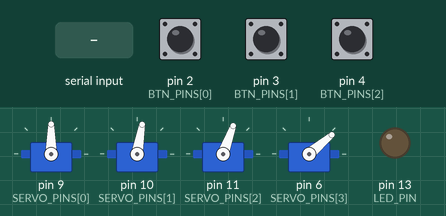
The sketch below on a simulated Arduino Uno, built with avr-gcc and run on an emulated ATmega328P. On the bench: 4 × servo, output pins drawn as LEDs (lit = HIGH). Dashed ring = blinking. The inputs (shaded band) are chosen by the test bench; at power-on: pin 2 (BTN_PINS[0]) HIGH, pin 3 (BTN_PINS[1]) HIGH, pin 4 (BTN_PINS[2]) HIGH. What the sketch prints to the serial monitor is not drawn.

Above: at 1.7 s.
1.8 s: "NOTFOUND,1\n" received over Serial
At 1.86 s:
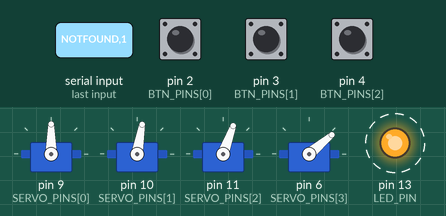
4.8 s: pin 2 (BTN_PINS[0]) pulled LOW for 0.15 s
Timing chart, 0 to 7.8 s (numbered marks = the images above; inputs shaded):
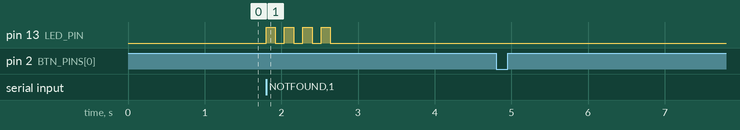

Measured:
- after the input at 1.8 s, pin 13 (LED_PIN): alternates HIGH for 0.12 s and LOW for 0.12 s, 8 changes in all, then stays LOW, starting at once
- after the input at 4.8 s, every drawn part: stays the same

The sketch:

robot_arm_uno.ino
```cpp
/*
  ChromaPick - Arduino (ATmega328P / Uno) robot arm controller
  ------------------------------------------------------------
  Buttons (to GND, INPUT_PULLUP): D2 = BTN1 RED, D3 = BTN2 BLUE, D4 = BTN3 GREEN
  Servos (4):  D9 = base, D10 = shoulder, D11 = elbow, D6 = gripper
  LED: D13 (built-in)

  IMPORTANT
   - Power the servos from an EXTERNAL 5-6V supply (2A+), NOT the Arduino 5V pin.
   - Join the external supply GND with Arduino GND.
   - D0 / D1 are used by USB serial, do not connect anything there.
   - Close Arduino Serial Monitor before using the web page (only one app can use the COM port).

  Protocol (115200 baud)
   Arm -> PC :  BTN1 / BTN2 / BTN3   (button pressed)
                DONE                 (pick finished)
   PC -> Arm :  PICK,RED,320,240     (color, camera pixel x, y in a 640x480 frame)
                NOTFOUND,RED
*/

#include <Servo.h>

// ------------------------- PINS -------------------------
const int BTN_PINS[3] = {2, 3, 4};
const char* BTN_NAMES[3] = {"BTN1", "BTN2", "BTN3"};
const int SERVO_PINS[4] = {9, 10, 11, 6};     // base, shoulder, elbow, gripper
const int LED_PIN = 13;

// ------------------------- CALIBRATION (tune these!) -------------------------
// Camera frame is 640 x 480. Camera must stay fixed.
const int BASE_AT_X0   = 150;   // base angle when ball is at x = 0   (left of image)
const int BASE_AT_X640 = 30;    // base angle when ball is at x = 640 (right of image)
                                // if arm turns the wrong way, swap these two numbers

// Reach: y = 0 is far from camera bottom edge... set by trial. Two reference poses:
const int SH_AT_Y0   = 60,  EL_AT_Y0   = 50;    // pose for ball at y = 0
const int SH_AT_Y480 = 110, EL_AT_Y480 = 100;   // pose for ball at y = 480

const int GRIP_OPEN = 40, GRIP_CLOSED = 110;    // gripper angles
const int LIFT_SH = 80,  LIFT_EL = 70;          // "arm raised" pose while carrying

// Drop position per color: base, shoulder, elbow
struct Pose { int b, s, e; };
const Pose DROP_RED   = {20,  90, 90};
const Pose DROP_BLUE  = {90,  90, 90};
const Pose DROP_GREEN = {160, 90, 90};

const Pose HOME = {90, 80, 70};
const int STEP_DELAY = 15;                      // ms per degree (bigger = slower, smoother)
// -----------------------------------------------------------------------------

Servo sv[4];
int cur[4] = {90, 80, 70, GRIP_OPEN};           // current angles
bool lastState[3] = {HIGH, HIGH, HIGH};
unsigned long lastChange[3] = {0, 0, 0};
const unsigned long DEBOUNCE_MS = 40;
String rx = "";

// Smoothly move all 4 servos to target angles
void moveTo(int b, int s, int e, int g) {
  int tgt[4] = {constrain(b, 0, 180), constrain(s, 0, 180), constrain(e, 0, 180), constrain(g, 0, 180)};
  bool moving = true;
  while (moving) {
    moving = false;
    for (int i = 0; i < 4; i++) {
      if (cur[i] < tgt[i]) { cur[i]++; moving = true; }
      else if (cur[i] > tgt[i]) { cur[i]--; moving = true; }
      sv[i].write(cur[i]);
    }
    delay(STEP_DELAY);
  }
}

void goHome() { moveTo(HOME.b, HOME.s, HOME.e, cur[3]); }

// ------------------------- PICK & PLACE -------------------------
void pickBall(String color, int x, int y) {
  x = constrain(x, 0, 640);
  y = constrain(y, 0, 480);

  int baseAngle = map(x, 0, 640, BASE_AT_X0, BASE_AT_X640);
  int shAngle   = map(y, 0, 480, SH_AT_Y0, SH_AT_Y480);
  int elAngle   = map(y, 0, 480, EL_AT_Y0, EL_AT_Y480);

  Pose drop = DROP_RED;
  if (color == "BLUE") drop = DROP_BLUE;
  else if (color == "GREEN") drop = DROP_GREEN;

  moveTo(cur[0], LIFT_SH, LIFT_EL, GRIP_OPEN);           // raise + open gripper
  moveTo(baseAngle, LIFT_SH, LIFT_EL, GRIP_OPEN);        // turn above the ball
  moveTo(baseAngle, shAngle, elAngle, GRIP_OPEN);        // lower to the ball
  delay(300);
  moveTo(baseAngle, shAngle, elAngle, GRIP_CLOSED);      // grab
  delay(400);
  moveTo(baseAngle, LIFT_SH, LIFT_EL, GRIP_CLOSED);      // lift
  moveTo(drop.b, LIFT_SH, LIFT_EL, GRIP_CLOSED);         // go above drop zone
  moveTo(drop.b, drop.s, drop.e, GRIP_CLOSED);           // lower
  delay(300);
  moveTo(drop.b, drop.s, drop.e, GRIP_OPEN);             // release
  delay(300);
  moveTo(drop.b, LIFT_SH, LIFT_EL, GRIP_OPEN);           // lift
  goHome();
}

// ------------------------- SETUP / LOOP -------------------------
void setup() {
  Serial.begin(115200);                                  // must match the web page (115200)
  for (int i = 0; i < 3; i++) pinMode(BTN_PINS[i], INPUT_PULLUP);
  pinMode(LED_PIN, OUTPUT);

  for (int i = 0; i < 4; i++) {
    sv[i].attach(SERVO_PINS[i]);
    sv[i].write(cur[i]);
  }
  delay(500);
  goHome();
}

void blinkError() {
  for (int i = 0; i < 4; i++) {
    digitalWrite(LED_PIN, HIGH); delay(120);
    digitalWrite(LED_PIN, LOW);  delay(120);
  }
}

void handleLine(String line) {
  line.trim();
  if (line.startsWith("PICK,")) {
    int c1 = line.indexOf(',');
    int c2 = line.indexOf(',', c1 + 1);
    int c3 = line.indexOf(',', c2 + 1);
    if (c1 < 0 || c2 < 0 || c3 < 0) return;
    String color = line.substring(c1 + 1, c2);
    int x = line.substring(c2 + 1, c3).toInt();
    int y = line.substring(c3 + 1).toInt();

    digitalWrite(LED_PIN, HIGH);
    pickBall(color, x, y);
    digitalWrite(LED_PIN, LOW);
    Serial.println("DONE");
  } else if (line.startsWith("NOTFOUND")) {
    blinkError();
    Serial.println("DONE");
  }
}

void loop() {
  for (int i = 0; i < 3; i++) {                          // buttons
    bool s = digitalRead(BTN_PINS[i]);
    if (s != lastState[i] && millis() - lastChange[i] > DEBOUNCE_MS) {
      lastChange[i] = millis();
      lastState[i] = s;
      if (s == LOW) Serial.println(BTN_NAMES[i]);
    }
  }
  while (Serial.available()) {                           // commands from PC
    char ch = Serial.read();
    if (ch == '\n') { handleLine(rx); rx = ""; }
    else if (ch != '\r') rx += ch;
  }
}
```
